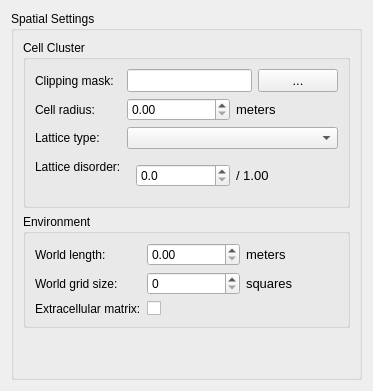
      <widget class="QWidget" name="sim_conf_stack_page_Space">
       <property name="toolTip">
        <string>Space-related properties of this simulation.</string>
       </property>
       <layout class="QGridLayout" name="gridLayout_50">
        <item row="0" column="0">
         <widget class="QGroupBox" name="groupBox_53">
          <property name="toolTip">
           <string>Space-related properties of this simulation.</string>
          </property>
          <property name="title">
           <string>Spatial Settings</string>
          </property>
          <layout class="QVBoxLayout" name="verticalLayout_17">
           <item>
            <widget class="QGroupBox" name="groupBox_17">
             <property name="toolTip">
              <string>Space-related properties of this simulation's cell cluster.</string>
             </property>
             <property name="title">
              <string>Cell Cluster</string>
             </property>
             <layout class="QFormLayout" name="formLayout_8">
              <item row="0" column="0">
               <widget class="QLabel" name="label_91">
                <property name="text">
                 <string>Clipping mask:</string>
                </property>
               </widget>
              </item>
              <item row="0" column="1">
               <widget class="QWidget" name="widget_26" native="true">
                <layout class="QHBoxLayout" name="horizontalLayout_26">
                 <property name="leftMargin">
                  <number>0</number>
                 </property>
                 <property name="topMargin">
                  <number>0</number>
                 </property>
                 <property name="rightMargin">
                  <number>0</number>
                 </property>
                 <property name="bottomMargin">
                  <number>0</number>
                 </property>
                 <item>
                  <widget class="QBetseeSimConfLineEdit" name="sim_conf_space_intra_clip_mask_line">
                   <property name="sizePolicy">
                    <sizepolicy hsizetype="Expanding" vsizetype="Fixed">
                     <horstretch>1</horstretch>
                     <verstretch>0</verstretch>
                    </sizepolicy>
                   </property>
                   <property name="font">
                    <font>
                     <pointsize>10</pointsize>
                     <weight>50</weight>
                     <bold>false</bold>
                    </font>
                   </property>
                   <property name="toolTip">
                    <string>Absolute or relative filename of the image whose non-transparent pixels define  of this simulation.</string>
                   </property>
                   <property name="text">
                    <string/>
                   </property>
                  </widget>
                 </item>
                 <item>
                  <widget class="QBetseeSimConfPushButtonSubDir" name="sim_conf_space_intra_clip_mask_btn">
                   <property name="font">
                    <font>
                     <pointsize>10</pointsize>
                    </font>
                   </property>
                   <property name="toolTip">
                    <string>Interactively browse the filesystem for this directory.</string>
                   </property>
                   <property name="text">
                    <string>...</string>
                   </property>
                  </widget>
                 </item>
                </layout>
               </widget>
              </item>
              <item row="1" column="0">
               <widget class="QLabel" name="label_18">
                <property name="text">
                 <string>Cell radius:</string>
                </property>
               </widget>
              </item>
              <item row="1" column="1">
               <widget class="QWidget" name="widget_17" native="true">
                <property name="toolTip">
                 <string>Radius in meters of each cell in this cluster. This should typically be within an order of magnitude of the recommended default of 5.0e-6.</string>
                </property>
                <layout class="QHBoxLayout" name="horizontalLayout_17">
                 <property name="leftMargin">
                  <number>0</number>
                 </property>
                 <property name="topMargin">
                  <number>0</number>
                 </property>
                 <property name="rightMargin">
                  <number>0</number>
                 </property>
                 <property name="bottomMargin">
                  <number>0</number>
                 </property>
                 <item>
                  <widget class="QBetseeSimConfDoubleSpinBox" name="sim_conf_space_intra_cell_radius">
                   <property name="toolTip">
                    <string/>
                   </property>
                  </widget>
                 </item>
                 <item>
                  <widget class="QLabel" name="label_83">
                   <property name="font">
                    <font>
                     <pointsize>10</pointsize>
                    </font>
                   </property>
                   <property name="text">
                    <string>meters</string>
                   </property>
                  </widget>
                 </item>
                </layout>
               </widget>
              </item>
              <item row="2" column="0">
               <widget class="QLabel" name="label_81">
                <property name="text">
                 <string>Lattice type:</string>
                </property>
               </widget>
              </item>
              <item row="2" column="1">
               <widget class="QBetseeSimConfEnumComboBox" name="sim_conf_space_intra_lattice_type">
                <property name="toolTip">
                 <string>&lt;html&gt;&lt;head/&gt;&lt;body&gt;&lt;p&gt;
Type of base cell lattice (i.e., uniform grid to which cells are situated before random lattice disorder is applied), such that:
&lt;/p&gt;&lt;ul&gt;&lt;li&gt;
&lt;b&gt;Hexagonal&lt;/b&gt; situates cells along a hexagonal grid.
&lt;/li&gt;&lt;li&gt;
&lt;b&gt;Square&lt;/b&gt; situates cells along a square grid.
&lt;/li&gt;&lt;/ul&gt;
&lt;/body&gt;&lt;/html&gt;</string>
                </property>
               </widget>
              </item>
              <item row="3" column="0">
               <widget class="QLabel" name="label_20">
                <property name="text">
                 <string>Lattice disorder:</string>
                </property>
               </widget>
              </item>
              <item row="3" column="1">
               <widget class="QWidget" name="widget_25" native="true">
                <property name="toolTip">
                 <string>Degree to which cell boundaries spatially deviate from the base cell lattice. If 0.0, cells rigidly conform to this lattice; else, cells randomly deviate from this lattice. Increasing this increases the entropy (i.e., randomness) of these deviations, producing an increasingly chaotic arrangement of cells. This should typically reside in the range [0.0, 0.8].</string>
                </property>
                <layout class="QHBoxLayout" name="horizontalLayout_25">
                 <item>
                  <widget class="QBetseeSimConfDoubleSpinBox" name="sim_conf_space_intra_lattice_disorder">
                   <property name="toolTip">
                    <string/>
                   </property>
                   <property name="decimals">
                    <number>1</number>
                   </property>
                   <property name="maximum">
                    <double>1.000000000000000</double>
                   </property>
                  </widget>
                 </item>
                 <item>
                  <widget class="QLabel" name="label_90">
                   <property name="font">
                    <font>
                     <pointsize>10</pointsize>
                    </font>
                   </property>
                   <property name="text">
                    <string>/ 1.00</string>
                   </property>
                  </widget>
                 </item>
                </layout>
               </widget>
              </item>
             </layout>
            </widget>
           </item>
           <item>
            <widget class="QGroupBox" name="groupBox_16">
             <property name="toolTip">
              <string>Space-related properties of this simulation's extracellular environment.</string>
             </property>
             <property name="title">
              <string>Environment</string>
             </property>
             <layout class="QFormLayout" name="formLayout_5">
              <item row="0" column="0">
               <widget class="QLabel" name="label_17">
                <property name="text">
                 <string>World length:</string>
                </property>
               </widget>
              </item>
              <item row="0" column="1">
               <widget class="QWidget" name="widget_15" native="true">
                <property name="toolTip">
                 <string>Length in meters of both the X and Y dimensions of this simulation's square environment. This should typically be in the range [80e-6, 1000e-6].</string>
                </property>
                <layout class="QHBoxLayout" name="horizontalLayout_15">
                 <property name="leftMargin">
                  <number>0</number>
                 </property>
                 <property name="topMargin">
                  <number>0</number>
                 </property>
                 <property name="rightMargin">
                  <number>0</number>
                 </property>
                 <property name="bottomMargin">
                  <number>0</number>
                 </property>
                 <item>
                  <widget class="QBetseeSimConfDoubleSpinBox" name="sim_conf_space_extra_world_len">
                   <property name="toolTip">
                    <string/>
                   </property>
                  </widget>
                 </item>
                 <item>
                  <widget class="QLabel" name="label_19">
                   <property name="font">
                    <font>
                     <pointsize>10</pointsize>
                    </font>
                   </property>
                   <property name="text">
                    <string>meters</string>
                   </property>
                  </widget>
                 </item>
                </layout>
               </widget>
              </item>
              <item row="1" column="0">
               <widget class="QLabel" name="label_74">
                <property name="text">
                 <string>World grid size:</string>
                </property>
               </widget>
              </item>
              <item row="1" column="1">
               <widget class="QWidget" name="widget_16" native="true">
                <property name="toolTip">
                 <string>Number of square grid spaces (in both the X and Y dimensions) to computationally divide this simulation's square environment into. Increasing this increases simulation granularity and hence stability at a quadratic increase in space and time costs. This should typically be in the range [10, 60].</string>
                </property>
                <layout class="QHBoxLayout" name="horizontalLayout_16">
                 <property name="leftMargin">
                  <number>0</number>
                 </property>
                 <property name="topMargin">
                  <number>0</number>
                 </property>
                 <property name="rightMargin">
                  <number>0</number>
                 </property>
                 <property name="bottomMargin">
                  <number>0</number>
                 </property>
                 <item>
                  <widget class="QBetseeSimConfIntSpinBox" name="sim_conf_space_extra_grid_size">
                   <property name="toolTip">
                    <string/>
                   </property>
                   <property name="maximum">
                    <number>999</number>
                   </property>
                  </widget>
                 </item>
                 <item>
                  <widget class="QLabel" name="label_82">
                   <property name="font">
                    <font>
                     <pointsize>10</pointsize>
                    </font>
                   </property>
                   <property name="text">
                    <string>squares</string>
                   </property>
                  </widget>
                 </item>
                </layout>
               </widget>
              </item>
              <item row="2" column="0">
               <widget class="QLabel" name="label_12">
                <property name="text">
                 <string>Extracellular matrix:</string>
                </property>
               </widget>
              </item>
              <item row="2" column="1">
               <widget class="QBetseeSimConfCheckBox" name="sim_conf_space_extra_is_ecm">
                <property name="toolTip">
                 <string>Enable the extracellular matrix (ECM), simulating the environmental spaces surrounding each cell in the cluster? Disabling this substantially reduces simulation accuracy at a substantial reduction in space and time costs.</string>
                </property>
                <property name="text">
                 <string/>
                </property>
               </widget>
              </item>
             </layout>
            </widget>
           </item>
           <item>
            <spacer name="verticalSpacer_8">
             <property name="orientation">
              <enum>Qt::Vertical</enum>
             </property>
             <property name="sizeHint" stdset="0">
              <size>
               <width>20</width>
               <height>40</height>
              </size>
             </property>
            </spacer>
           </item>
          </layout>
         </widget>
        </item>
       </layout>
      </widget>
